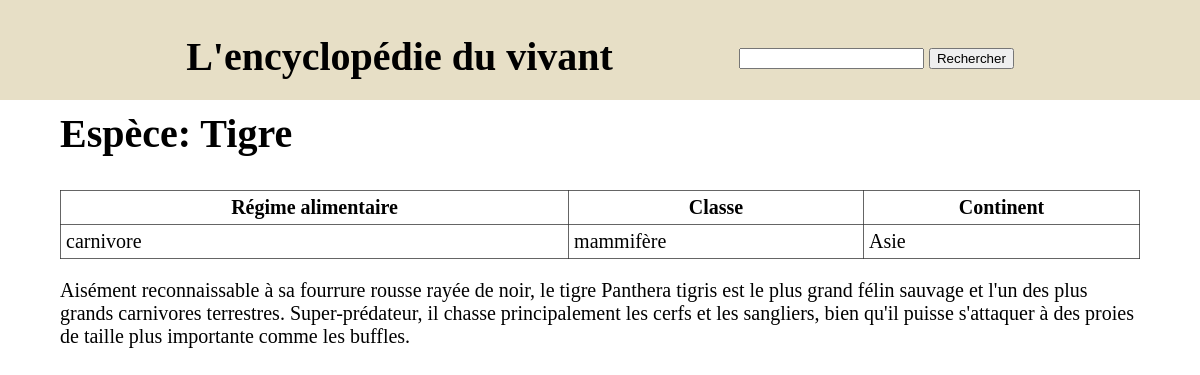
The app's page /element.php?id=3 with its own data.
### tables this page shows
CREATE TABLE `animaux` (
  `id` int(11) NOT NULL,
  `nom` varchar(255) NOT NULL,
  `regime` varchar(255) NOT NULL,
  `classe` varchar(255) NOT NULL,
  `continent` varchar(255) NOT NULL,
  `description` longtext NOT NULL
);

### element.php (the view, shortened to what this page needs)
<?php
$servername = "localhost";
$username = "root";
$password = "";
$dbname = "autocompletion";
try {
    $conn = new PDO("mysql:host=$servername;dbname=$dbname", $username, $password);
    $conn->setAttribute(PDO::ATTR_ERRMODE, PDO::ERRMODE_EXCEPTION);
} catch (PDOException $e) {
    echo "Connection failed: " . $e->getMessage();
}
$id = htmlspecialchars($_GET["id"]);
$sql = "SELECT * FROM animaux WHERE id = :id";
$select = $conn->prepare($sql);
$select->execute([
    ":id" => $id
]);
$result = $select->fetch(PDO::FETCH_ASSOC);
?>
<!DOCTYPE html>
<html lang="fr">
<head>
    <link rel="stylesheet" href="style.css">
</head>
<body>
    <header>
        <section class="centrage">
            <div id="flex">
                <div>
                    <h1><a href="index.php" id="titre">L'encyclopédie du vivant</a></h1>
                </div>
                <div>
                    <form action="recherche.php" method="get">
                        <input type="text" name="search" id="search" autocomplete="off">
                        <input type="submit" value="Rechercher">
                    </form>
                </div>
            </div>
        </section>
    </header>
    <main>
        <section class="centrage">
            <h1>Espèce: <?= $result["nom"] ?></h1>
            <div class="element">
                <table>
                    <thead>
                        <tr>
                            <th>Régime alimentaire</th>
                            <th>Classe</th>
                            <th>Continent</th>
                        </tr>
                    </thead>
                    <tbody>
                        <tr>
                            <td><?= $result["regime"] ?></td>
                            <td><?= $result["classe"] ?></td>
                            <td><?= $result["continent"] ?></td>
                        </tr>
                    </tbody>
                </table>
                <p><?= $result["description"] ?></p>
            </div>
        </section>
    </main>
</body>
</html>

### style.css (style rules this page uses)
body { margin: 0; padding: 0; font-size: 20px; }
header { position: fixed; top: 0; height: 100px; width: 100%; background-color: #e7dfc6; }
main { margin-top: 110px; }
.centrage { width: 90%; margin: auto; }
h1 { font-size: 2.5rem; }
#titre { text-decoration: none; cursor: pointer; color: black; }
#flex { display: flex; justify-content: space-evenly; align-items: center; }
.element table { width: 100%; border-collapse: collapse; }
.element table tr td, .element table tr th { border: 1px solid rgba(51, 51, 51, 0.753); padding: 5px; }

### records on screen
animaux: nom "Tigre", regime "carnivore", classe "mammifère", continent "Asie", description "Aisément reconnaissable à sa fourrure rousse rayée de noir, le tigre Panthera tigris est le plus grand félin sauvage et l'un des plus grands carnivores terrestres. Super-prédateur, il chasse principalement les cerfs et les sangliers, bien qu'il puisse s'attaquer à des proies de taille plus importante comme les buffles."
